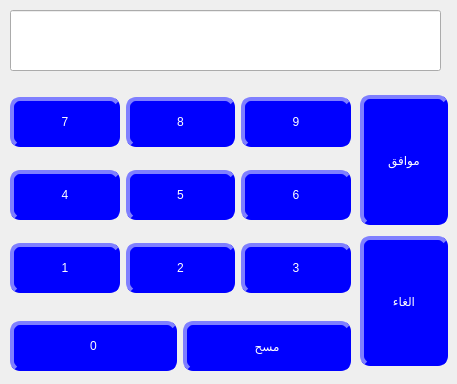
<?xml version="1.0" encoding="UTF-8"?>
<ui version="4.0">
 <class>CustomerGP</class>
 <widget class="QDialog" name="CustomerGP">
  <property name="geometry">
   <rect>
    <x>0</x>
    <y>0</y>
    <width>457</width>
    <height>384</height>
   </rect>
  </property>
  <property name="font">
   <font>
    <weight>50</weight>
    <bold>false</bold>
    <strikeout>false</strikeout>
   </font>
  </property>
  <property name="mouseTracking">
   <bool>false</bool>
  </property>
  <property name="tabletTracking">
   <bool>false</bool>
  </property>
  <property name="windowTitle">
   <string>الكميه</string>
  </property>
  <property name="layoutDirection">
   <enum>Qt::RightToLeft</enum>
  </property>
  <property name="styleSheet">
   <string notr="true">QDialog{ qconicalgradient(cx:0.5, cy:0.5, angle:0, stop:0 rgba(255, 255, 255, 255), stop:0.373979 rgba(255, 255, 255, 255), stop:0.373991 rgba(33, 30, 255, 255), stop:0.624018 rgba(33, 30, 255, 255), stop:0.624043 rgba(255, 0, 0, 255), stop:1 rgba(255, 0, 0, 255))  }</string>
  </property>
  <widget class="QWidget" name="horizontalLayoutWidget">
   <property name="geometry">
    <rect>
     <x>10</x>
     <y>600</y>
     <width>641</width>
     <height>91</height>
    </rect>
   </property>
   <layout class="QHBoxLayout" name="horizontalLayout_2">
    <item>
     <widget class="QLabel" name="label_7">
      <property name="maximumSize">
       <size>
        <width>16777215</width>
        <height>50</height>
       </size>
      </property>
      <property name="font">
       <font>
        <pointsize>15</pointsize>
        <weight>75</weight>
        <bold>true</bold>
       </font>
      </property>
      <property name="layoutDirection">
       <enum>Qt::RightToLeft</enum>
      </property>
      <property name="styleSheet">
       <string notr="true">
QLabel{
color:black;
                                        background-color: white;
                                        border-style: outset;
                                        border-width: 1px;
                                        border-radius: 10px;
                                        border-color: gray;
                                        min-width: 6em;
                    color:black;
                                        }
                                        QLabel:hover {
                                        background: qradialgradient(
                                        cx: 0.3, cy: -0.4, fx: 0.3, fy: -0.4,
                                        radius: 1.35, stop: 0 #fff, stop: 1 #bbb
                                        );
                                        }
                                        QLabel:pressed {
                                        border-style: inset;
                                        background: qradialgradient(
                                        cx: 0.4, cy: -0.1, fx: 0.4, fy: -0.1,
                                        radius: 1.35, stop: 0 #fff, stop: 1 #ddd
                                        );
                                        }
                                    </string>
      </property>
      <property name="text">
       <string>19.00</string>
      </property>
      <property name="alignment">
       <set>Qt::AlignCenter</set>
      </property>
     </widget>
    </item>
    <item>
     <widget class="QLabel" name="label_6">
      <property name="maximumSize">
       <size>
        <width>16777215</width>
        <height>50</height>
       </size>
      </property>
      <property name="font">
       <font>
        <pointsize>15</pointsize>
        <weight>75</weight>
        <bold>true</bold>
       </font>
      </property>
      <property name="styleSheet">
       <string notr="true">
QLabel{
color:black;
                                        background-color: white;
                                        border-style: outset;
                                        border-width: 1px;
                                        border-radius: 10px;
                                        border-color: gray;
                                        min-width: 6em;
                    color:black;
                                        }
                                        QLabel:hover {
                                        background: qradialgradient(
                                        cx: 0.3, cy: -0.4, fx: 0.3, fy: -0.4,
                                        radius: 1.35, stop: 0 #fff, stop: 1 #bbb
                                        );
                                        }
                                        QLabel:pressed {
                                        border-style: inset;
                                        background: qradialgradient(
                                        cx: 0.4, cy: -0.1, fx: 0.4, fy: -0.1,
                                        radius: 1.35, stop: 0 #fff, stop: 1 #ddd
                                        );
                                        }
                                    </string>
      </property>
      <property name="text">
       <string>1</string>
      </property>
      <property name="alignment">
       <set>Qt::AlignCenter</set>
      </property>
     </widget>
    </item>
    <item>
     <widget class="QLineEdit" name="lineEdit">
      <property name="minimumSize">
       <size>
        <width>80</width>
        <height>0</height>
       </size>
      </property>
      <property name="maximumSize">
       <size>
        <width>250</width>
        <height>50</height>
       </size>
      </property>
      <property name="sizeIncrement">
       <size>
        <width>0</width>
        <height>0</height>
       </size>
      </property>
      <property name="font">
       <font>
        <pointsize>15</pointsize>
       </font>
      </property>
      <property name="styleSheet">
       <string notr="true">
QLineEdit{
                                        background-color: white;
                                        border-style: outset;
                                        border-width: 1px;
                                        border-radius: 10px;
                                        border-color: gray;
                                        min-width: 6em;
                    color:black;
                                        }
                                        QLineEdit:hover {
                                        background: qradialgradient(
                                        cx: 0.3, cy: -0.4, fx: 0.3, fy: -0.4,
                                        radius: 1.35, stop: 0 #fff, stop: 1 #bbb
                                        );
                                        }
                                        QLineEdit:pressed {
                                        border-style: inset;
                                        background: qradialgradient(
                                        cx: 0.4, cy: -0.1, fx: 0.4, fy: -0.1,
                                        radius: 1.35, stop: 0 #fff, stop: 1 #ddd
                                        );
                                        }
                                    </string>
      </property>
      <property name="text">
       <string/>
      </property>
     </widget>
    </item>
   </layout>
  </widget>
  <widget class="QLineEdit" name="lineEdit_2">
   <property name="geometry">
    <rect>
     <x>10</x>
     <y>10</y>
     <width>431</width>
     <height>61</height>
    </rect>
   </property>
  </widget>
  <widget class="QWidget" name="gridLayoutWidget">
   <property name="geometry">
    <rect>
     <x>10</x>
     <y>80</y>
     <width>341</width>
     <height>231</height>
    </rect>
   </property>
   <layout class="QGridLayout" name="gridLayout">
    <item row="0" column="2">
     <widget class="QPushButton" name="pushButton_3">
      <property name="minimumSize">
       <size>
        <width>86</width>
        <height>50</height>
       </size>
      </property>
      <property name="styleSheet">
       <string notr="true">
QPushButton{
                                        background-color: blue;
                                        border-style: outset;
                                        border-width: 4px;
                                        border-radius: 10px;
                                        border-color: blue;
                                        min-width: 6em;
                    color:white;
                                        }
                                        QPushButton:hover {
                                        background: qradialgradient(
                                        cx: 0.3, cy: -0.4, fx: 0.3, fy: -0.4,
                                        radius: 1.35, stop: 0 #fff, stop: 1 #bbb
                                        );
                                        }
                                        QPushButton:pressed {
                                        border-style: inset;
                                        background: qradialgradient(
                                        cx: 0.4, cy: -0.1, fx: 0.4, fy: -0.1,
                                        radius: 1.35, stop: 0 #fff, stop: 1 #ddd
                                        );
                                        }
                                    </string>
      </property>
      <property name="text">
       <string>7</string>
      </property>
     </widget>
    </item>
    <item row="0" column="1">
     <widget class="QPushButton" name="pushButton_2">
      <property name="minimumSize">
       <size>
        <width>86</width>
        <height>50</height>
       </size>
      </property>
      <property name="styleSheet">
       <string notr="true">
QPushButton{
                                        background-color: blue;
                                        border-style: outset;
                                        border-width: 4px;
                                        border-radius: 10px;
                                        border-color: blue;
                                        min-width: 6em;
                    color:white;
                                        }
                                        QPushButton:hover {
                                        background: qradialgradient(
                                        cx: 0.3, cy: -0.4, fx: 0.3, fy: -0.4,
                                        radius: 1.35, stop: 0 #fff, stop: 1 #bbb
                                        );
                                        }
                                        QPushButton:pressed {
                                        border-style: inset;
                                        background: qradialgradient(
                                        cx: 0.4, cy: -0.1, fx: 0.4, fy: -0.1,
                                        radius: 1.35, stop: 0 #fff, stop: 1 #ddd
                                        );
                                        }
                                    </string>
      </property>
      <property name="text">
       <string>8</string>
      </property>
     </widget>
    </item>
    <item row="1" column="2">
     <widget class="QPushButton" name="pushButton_4">
      <property name="minimumSize">
       <size>
        <width>86</width>
        <height>50</height>
       </size>
      </property>
      <property name="styleSheet">
       <string notr="true">
QPushButton{
                                        background-color: blue;
                                        border-style: outset;
                                        border-width: 4px;
                                        border-radius: 10px;
                                        border-color: blue;
                                        min-width: 6em;
                    color:white;
                                        }
                                        QPushButton:hover {
                                        background: qradialgradient(
                                        cx: 0.3, cy: -0.4, fx: 0.3, fy: -0.4,
                                        radius: 1.35, stop: 0 #fff, stop: 1 #bbb
                                        );
                                        }
                                        QPushButton:pressed {
                                        border-style: inset;
                                        background: qradialgradient(
                                        cx: 0.4, cy: -0.1, fx: 0.4, fy: -0.1,
                                        radius: 1.35, stop: 0 #fff, stop: 1 #ddd
                                        );
                                        }
                                    </string>
      </property>
      <property name="text">
       <string>4</string>
      </property>
     </widget>
    </item>
    <item row="1" column="1">
     <widget class="QPushButton" name="pushButton_5">
      <property name="minimumSize">
       <size>
        <width>86</width>
        <height>50</height>
       </size>
      </property>
      <property name="styleSheet">
       <string notr="true">
QPushButton{
                                        background-color: blue;
                                        border-style: outset;
                                        border-width: 4px;
                                        border-radius: 10px;
                                        border-color: blue;
                                        min-width: 6em;
                    color:white;
                                        }
                                        QPushButton:hover {
                                        background: qradialgradient(
                                        cx: 0.3, cy: -0.4, fx: 0.3, fy: -0.4,
                                        radius: 1.35, stop: 0 #fff, stop: 1 #bbb
                                        );
                                        }
                                        QPushButton:pressed {
                                        border-style: inset;
                                        background: qradialgradient(
                                        cx: 0.4, cy: -0.1, fx: 0.4, fy: -0.1,
                                        radius: 1.35, stop: 0 #fff, stop: 1 #ddd
                                        );
                                        }
                                    </string>
      </property>
      <property name="text">
       <string>5</string>
      </property>
     </widget>
    </item>
    <item row="1" column="0">
     <widget class="QPushButton" name="pushButton_6">
      <property name="minimumSize">
       <size>
        <width>86</width>
        <height>50</height>
       </size>
      </property>
      <property name="styleSheet">
       <string notr="true">
QPushButton{
                                        background-color: blue;
                                        border-style: outset;
                                        border-width: 4px;
                                        border-radius: 10px;
                                        border-color: blue;
                                        min-width: 6em;
                    color:white;
                                        }
                                        QPushButton:hover {
                                        background: qradialgradient(
                                        cx: 0.3, cy: -0.4, fx: 0.3, fy: -0.4,
                                        radius: 1.35, stop: 0 #fff, stop: 1 #bbb
                                        );
                                        }
                                        QPushButton:pressed {
                                        border-style: inset;
                                        background: qradialgradient(
                                        cx: 0.4, cy: -0.1, fx: 0.4, fy: -0.1,
                                        radius: 1.35, stop: 0 #fff, stop: 1 #ddd
                                        );
                                        }
                                    </string>
      </property>
      <property name="text">
       <string>6</string>
      </property>
     </widget>
    </item>
    <item row="2" column="1">
     <widget class="QPushButton" name="pushButton_8">
      <property name="minimumSize">
       <size>
        <width>86</width>
        <height>50</height>
       </size>
      </property>
      <property name="styleSheet">
       <string notr="true">
QPushButton{
                                        background-color: blue;
                                        border-style: outset;
                                        border-width: 4px;
                                        border-radius: 10px;
                                        border-color: blue;
                                        min-width: 6em;
                    color:white;
                                        }
                                        QPushButton:hover {
                                        background: qradialgradient(
                                        cx: 0.3, cy: -0.4, fx: 0.3, fy: -0.4,
                                        radius: 1.35, stop: 0 #fff, stop: 1 #bbb
                                        );
                                        }
                                        QPushButton:pressed {
                                        border-style: inset;
                                        background: qradialgradient(
                                        cx: 0.4, cy: -0.1, fx: 0.4, fy: -0.1,
                                        radius: 1.35, stop: 0 #fff, stop: 1 #ddd
                                        );
                                        }
                                    </string>
      </property>
      <property name="text">
       <string>2</string>
      </property>
     </widget>
    </item>
    <item row="2" column="0">
     <widget class="QPushButton" name="pushButton_9">
      <property name="minimumSize">
       <size>
        <width>86</width>
        <height>50</height>
       </size>
      </property>
      <property name="styleSheet">
       <string notr="true">
QPushButton{
                                        background-color: blue;
                                        border-style: outset;
                                        border-width: 4px;
                                        border-radius: 10px;
                                        border-color: blue;
                                        min-width: 6em;
                    color:white;
                                        }
                                        QPushButton:hover {
                                        background: qradialgradient(
                                        cx: 0.3, cy: -0.4, fx: 0.3, fy: -0.4,
                                        radius: 1.35, stop: 0 #fff, stop: 1 #bbb
                                        );
                                        }
                                        QPushButton:pressed {
                                        border-style: inset;
                                        background: qradialgradient(
                                        cx: 0.4, cy: -0.1, fx: 0.4, fy: -0.1,
                                        radius: 1.35, stop: 0 #fff, stop: 1 #ddd
                                        );
                                        }
                                    </string>
      </property>
      <property name="text">
       <string>3</string>
      </property>
     </widget>
    </item>
    <item row="2" column="2">
     <widget class="QPushButton" name="pushButton_7">
      <property name="minimumSize">
       <size>
        <width>50</width>
        <height>50</height>
       </size>
      </property>
      <property name="styleSheet">
       <string notr="true">
QPushButton{
                                        background-color: blue;
                                        border-style: outset;
                                        border-width: 4px;
                                        border-radius: 10px;
                                        border-color: blue;
                                        min-width: 6em;
                    color:white;
                                        }
                                        QPushButton:hover {
                                        background: qradialgradient(
                                        cx: 0.3, cy: -0.4, fx: 0.3, fy: -0.4,
                                        radius: 1.35, stop: 0 #fff, stop: 1 #bbb
                                        );
                                        }
                                        QPushButton:pressed {
                                        border-style: inset;
                                        background: qradialgradient(
                                        cx: 0.4, cy: -0.1, fx: 0.4, fy: -0.1,
                                        radius: 1.35, stop: 0 #fff, stop: 1 #ddd
                                        );
                                        }
                                    </string>
      </property>
      <property name="text">
       <string>1</string>
      </property>
     </widget>
    </item>
    <item row="0" column="0">
     <widget class="QPushButton" name="pushButton">
      <property name="minimumSize">
       <size>
        <width>86</width>
        <height>50</height>
       </size>
      </property>
      <property name="styleSheet">
       <string notr="true">
QPushButton{
                                        background-color: blue;
                                        border-style: outset;
                                        border-width: 4px;
                                        border-radius: 10px;
                                        border-color: blue;
                                        min-width: 6em;
                    color:white;
                                        }
                                        QPushButton:hover {
                                        background: qradialgradient(
                                        cx: 0.3, cy: -0.4, fx: 0.3, fy: -0.4,
                                        radius: 1.35, stop: 0 #fff, stop: 1 #bbb
                                        );
                                        }
                                        QPushButton:pressed {
                                        border-style: inset;
                                        background: qradialgradient(
                                        cx: 0.4, cy: -0.1, fx: 0.4, fy: -0.1,
                                        radius: 1.35, stop: 0 #fff, stop: 1 #ddd
                                        );
                                        }
                                    </string>
      </property>
      <property name="text">
       <string>9</string>
      </property>
     </widget>
    </item>
   </layout>
  </widget>
  <widget class="QWidget" name="verticalLayoutWidget">
   <property name="geometry">
    <rect>
     <x>360</x>
     <y>90</y>
     <width>88</width>
     <height>281</height>
    </rect>
   </property>
   <layout class="QVBoxLayout" name="verticalLayout">
    <item>
     <widget class="QPushButton" name="pushButton_11">
      <property name="minimumSize">
       <size>
        <width>86</width>
        <height>130</height>
       </size>
      </property>
      <property name="styleSheet">
       <string notr="true">
QPushButton{
                                        background-color: blue;
                                        border-style: outset;
                                        border-width: 4px;
                                        border-radius: 10px;
                                        border-color: blue;
                                        min-width: 6em;
                    color:white;
                                        }
                                        QPushButton:hover {
                                        background: qradialgradient(
                                        cx: 0.3, cy: -0.4, fx: 0.3, fy: -0.4,
                                        radius: 1.35, stop: 0 #fff, stop: 1 #bbb
                                        );
                                        }
                                        QPushButton:pressed {
                                        border-style: inset;
                                        background: qradialgradient(
                                        cx: 0.4, cy: -0.1, fx: 0.4, fy: -0.1,
                                        radius: 1.35, stop: 0 #fff, stop: 1 #ddd
                                        );
                                        }
                                    </string>
      </property>
      <property name="text">
       <string>موافق</string>
      </property>
     </widget>
    </item>
    <item>
     <widget class="QPushButton" name="pushButton_10">
      <property name="minimumSize">
       <size>
        <width>86</width>
        <height>130</height>
       </size>
      </property>
      <property name="styleSheet">
       <string notr="true">
QPushButton{
                                        background-color: blue;
                                        border-style: outset;
                                        border-width: 4px;
                                        border-radius: 10px;
                                        border-color: blue;
                                        min-width: 6em;
                    color:white;
                                        }
                                        QPushButton:hover {
                                        background: qradialgradient(
                                        cx: 0.3, cy: -0.4, fx: 0.3, fy: -0.4,
                                        radius: 1.35, stop: 0 #fff, stop: 1 #bbb
                                        );
                                        }
                                        QPushButton:pressed {
                                        border-style: inset;
                                        background: qradialgradient(
                                        cx: 0.4, cy: -0.1, fx: 0.4, fy: -0.1,
                                        radius: 1.35, stop: 0 #fff, stop: 1 #ddd
                                        );
                                        }
                                    </string>
      </property>
      <property name="text">
       <string>الغاء</string>
      </property>
     </widget>
    </item>
   </layout>
  </widget>
  <widget class="QWidget" name="horizontalLayoutWidget_2">
   <property name="geometry">
    <rect>
     <x>10</x>
     <y>320</y>
     <width>341</width>
     <height>52</height>
    </rect>
   </property>
   <layout class="QHBoxLayout" name="horizontalLayout">
    <item>
     <widget class="QPushButton" name="pushButton_13">
      <property name="minimumSize">
       <size>
        <width>86</width>
        <height>50</height>
       </size>
      </property>
      <property name="styleSheet">
       <string notr="true">
QPushButton{
                                        background-color: blue;
                                        border-style: outset;
                                        border-width: 4px;
                                        border-radius: 10px;
                                        border-color: blue;
                                        min-width: 6em;
                    color:white;
                                        }
                                        QPushButton:hover {
                                        background: qradialgradient(
                                        cx: 0.3, cy: -0.4, fx: 0.3, fy: -0.4,
                                        radius: 1.35, stop: 0 #fff, stop: 1 #bbb
                                        );
                                        }
                                        QPushButton:pressed {
                                        border-style: inset;
                                        background: qradialgradient(
                                        cx: 0.4, cy: -0.1, fx: 0.4, fy: -0.1,
                                        radius: 1.35, stop: 0 #fff, stop: 1 #ddd
                                        );
                                        }
                                    </string>
      </property>
      <property name="text">
       <string>مسح</string>
      </property>
     </widget>
    </item>
    <item>
     <widget class="QPushButton" name="pushButton_12">
      <property name="minimumSize">
       <size>
        <width>86</width>
        <height>50</height>
       </size>
      </property>
      <property name="styleSheet">
       <string notr="true">
QPushButton{
                                        background-color: blue;
                                        border-style: outset;
                                        border-width: 4px;
                                        border-radius: 10px;
                                        border-color: blue;
                                        min-width: 6em;
                    color:white;
                                        }
                                        QPushButton:hover {
                                        background: qradialgradient(
                                        cx: 0.3, cy: -0.4, fx: 0.3, fy: -0.4,
                                        radius: 1.35, stop: 0 #fff, stop: 1 #bbb
                                        );
                                        }
                                        QPushButton:pressed {
                                        border-style: inset;
                                        background: qradialgradient(
                                        cx: 0.4, cy: -0.1, fx: 0.4, fy: -0.1,
                                        radius: 1.35, stop: 0 #fff, stop: 1 #ddd
                                        );
                                        }
                                    </string>
      </property>
      <property name="text">
       <string>0</string>
      </property>
     </widget>
    </item>
   </layout>
  </widget>
 </widget>
 <resources/>
 <connections/>
</ui>
